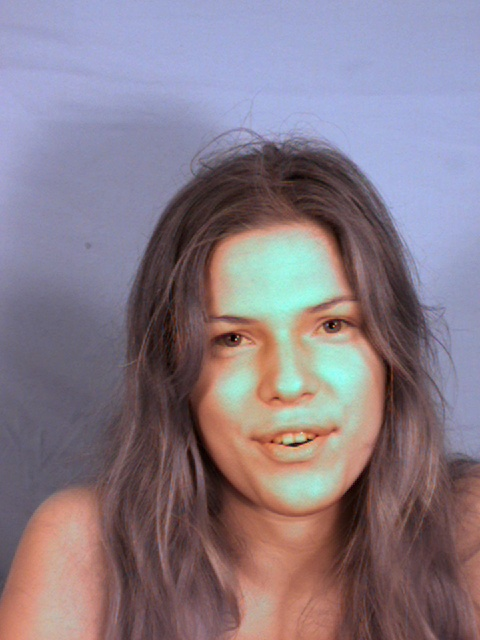
%> input picture FaceRecognitionSystem/io-fn.jpg, 480 x 640 px, given in place of 28-12.jpg, which was not available
$ octave TestDataImgDetection.m   (GNU Octave 9; MATLAB toolbox functions it lacks are replaced by stand-ins)
%> lines starting %> are read from the running program, lines starting %| are printed output that depends on the picture; in (x1, y1, x2, y2) boxes, pixels count from 0 and x2, y2 are one past the last pixel; in counts of white or black regions, pixels touching at a corner belong together; the program's own positions count from 1; pictures that were not available may be replaced by others from this repository, and a replacement may not be noted


facedetection=vision.CascadeObjectDetector();
I=imread('28-12.jpg');
%> I is the input picture: size 640x480x3 uint8; mean R, G, B 137.5, 124, 135.5
bbox=step(facedetection, I);
%> bbox = [166 247 237 237; 282 577 55 55]
out=insertObjectAnnotation(I, 'rectangle', bbox, 'detection');
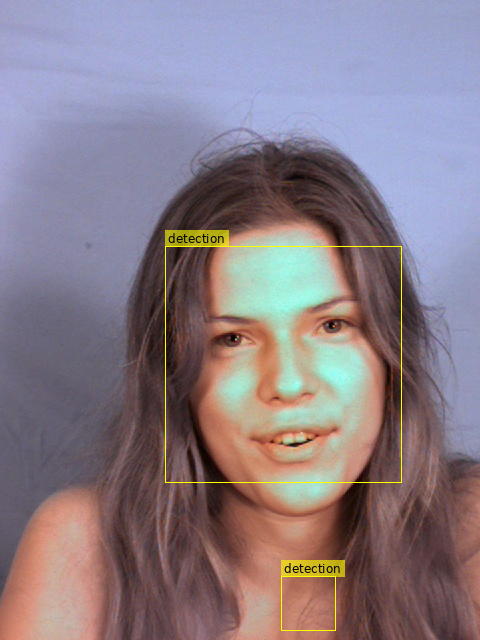
%> out: size 640x480x3 uint8; 1.05% of pixels changed, all inside (x1, y1, x2, y2) = (165, 230, 402, 631)
imshow(out);

% [5 lines of commented-out code are left out]

ABo1=vision.CascadeObjectDetector();
I=imread('Abo.jpg');
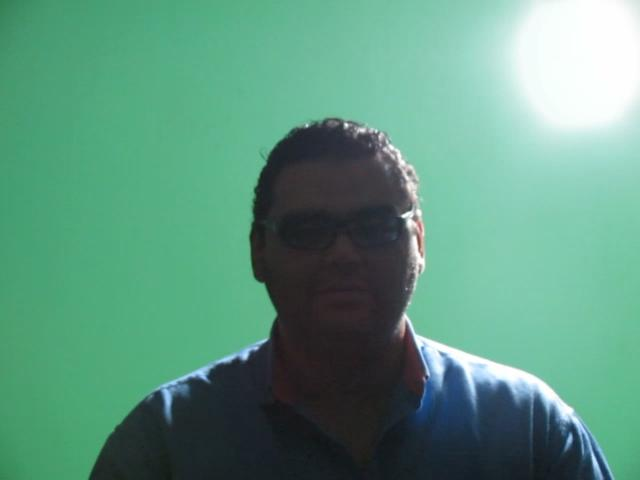
%> input picture FaceRecognitionSystem/Abo.jpg, 640 x 480 px
%> I is the input picture: size 480x640x3 uint8; mean R, G, B 94.8, 150.1, 128.3
bbox=step(facedetection, I);
%> bbox = [257 169 161 161]
out=insertObjectAnnotation(I, 'rectangle', bbox, 'detection');
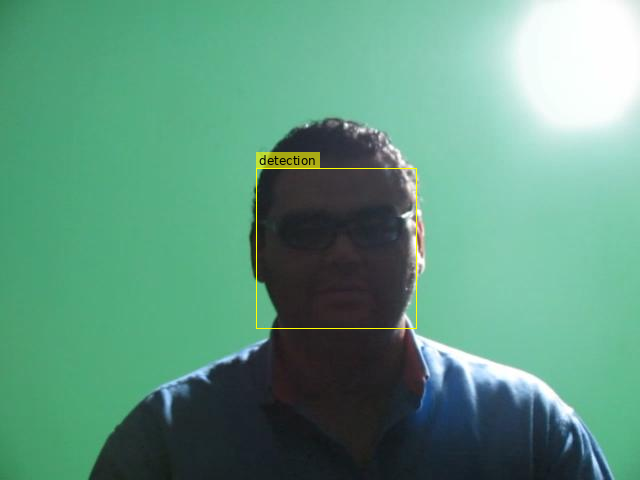
%> out: size 480x640x3 uint8; 0.54% of pixels changed, all inside (x1, y1, x2, y2) = (256, 152, 417, 329)
imshow(out);

IGray=rgb2gray(I);
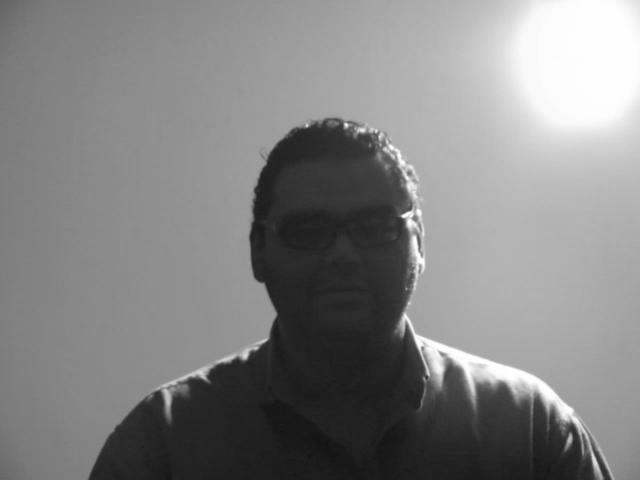
%> IGray: size 480x640 uint8; min 19, max 255, mean 131
Ibinarize=imbinarize(IGray);
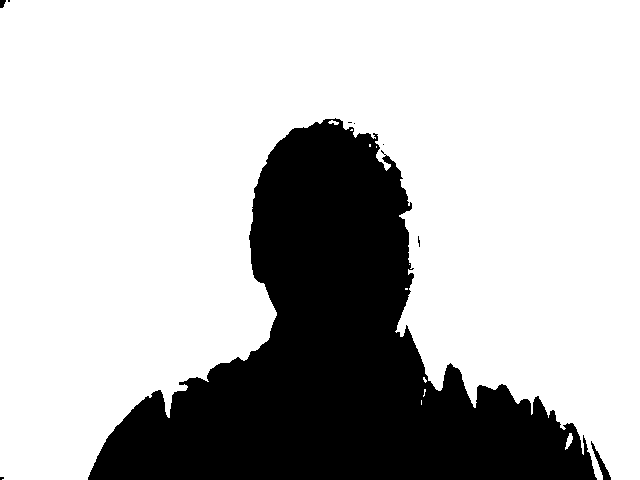
%> Ibinarize: size 480x640 logical; 73.7% white; 9 black regions (6 under 20 px), largest, box (x1, y1, x2, y2) and area: (88, 118, 597, 480) 80406, (591, 441, 611, 480) 196, (0, 0, 6, 8) 37
Area=bwarea(Ibinarize);
%> Area = 226607.4

% [23 lines of commented-out code are left out]

facedetect5=vision.CascadeObjectDetector('EyePairSmall');
facedetect5.MergeThreshold=10;
%> (the run ends here)
